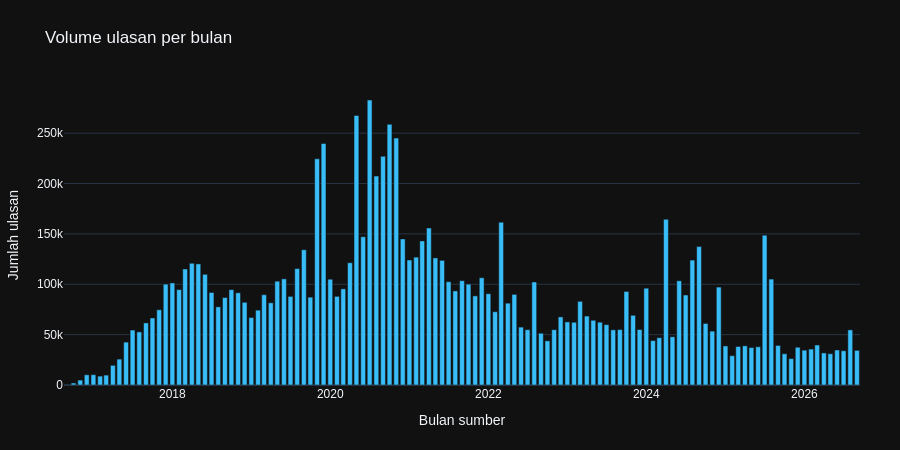
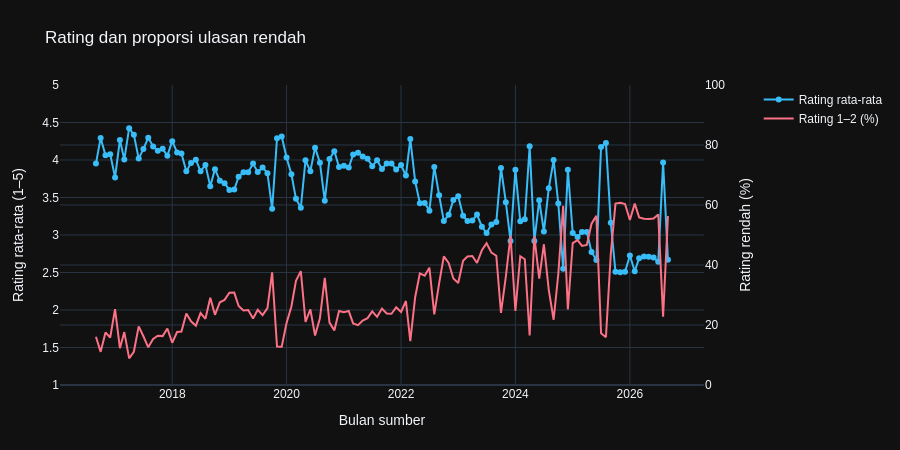
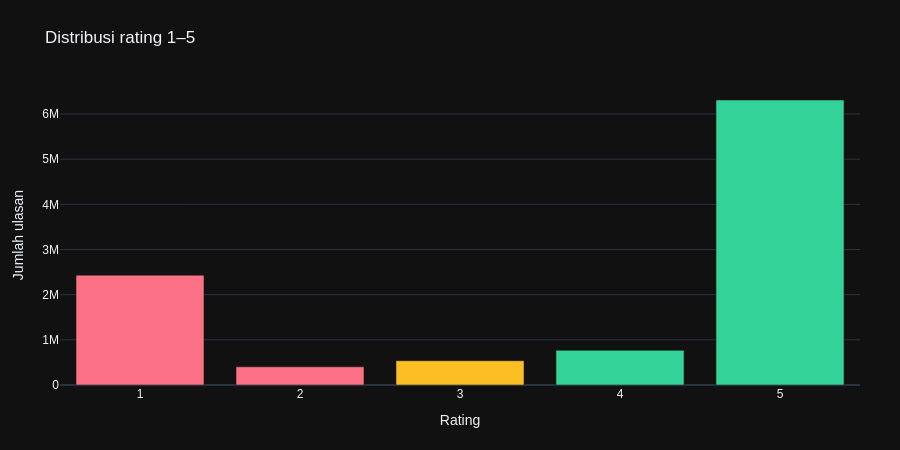
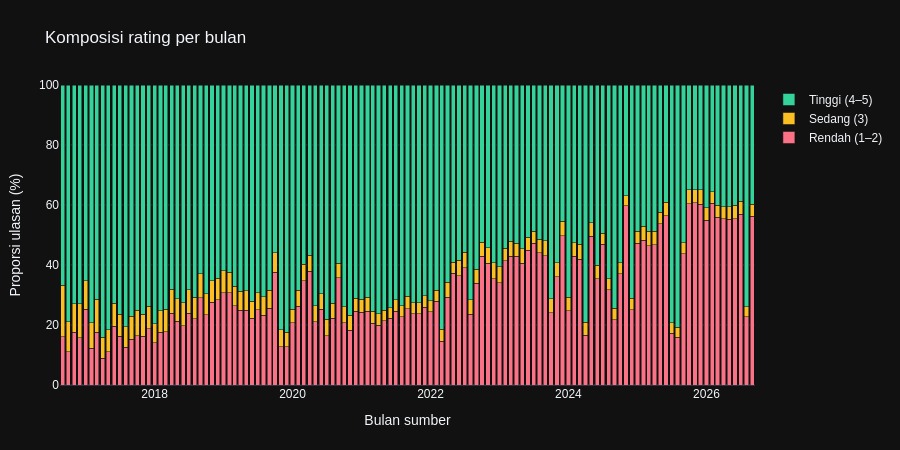

The code cell stored with these charts, in order, in its notebook:
### Markdown cell above
## 3. Visualisasi interaktif
Semua grafik menyediakan hover, zoom, dan ekspor gambar melalui toolbar Plotly. HTML masing-masing menyertakan Plotly agar dapat dibuka offline. Dashboard menggabungkan seluruh grafik dengan satu salinan Plotly.
Setiap grafik memakai agregasi seluruh dataset, bukan subset ulasan. Grafik yang tidak memiliki metadata valid menampilkan keterangan kosong; tidak membuat nilai atau insight palsu.

### Code cell
figures = []
BLUE, RED, GREEN = '#38bdf8', '#fb7185', '#34d399'
def save_fig(fig, name, title, note):
    fig.update_layout(template='plotly_dark', title=title, height=450,
        font=dict(family='Arial'), margin=dict(l=60,r=40,t=85,b=65))
    fig.write_html(FIGURES / f'{name}.html', include_plotlyjs=True, full_html=True,
                   config={'responsive': True, 'displaylogo': False})
    figures.append({'name': name, 'title':title, 'note':note, 'figure':fig})
    if SHOW_INLINE:
        # MIME Plotly menyimpan data grafik saja, tanpa menyalin Plotly.js ke setiap output.
        fig.show(renderer='plotly_mimetype', config={'responsive':True,'displaylogo':False})
    print('Tersimpan:', name)
def empty_figure(message):
    fig = go.Figure()
    fig.add_annotation(text=message, x=0.5,y=0.5,xref='paper',yref='paper',showarrow=False)
    return fig

# 1: volume bulanan
fig=go.Figure(go.Bar(x=monthly['month'].to_list(), y=monthly['n'].to_list(), marker_color=BLUE,
    hovertemplate='Bulan %{x|%Y-%m}<br>Ulasan %{y:,}<extra></extra>'))
fig.update_layout(xaxis_title='Bulan sumber', yaxis_title='Jumlah ulasan')
save_fig(fig,'01_monthly_volume','Volume ulasan per bulan','Bulan pertama/terakhir dapat parsial; bulan kosong memiliki volume nol.')

# 2: rating dan persentase rendah, sumbu berbeda dengan label eksplisit
fig=make_subplots(specs=[[{'secondary_y':True}]])
fig.add_trace(go.Scatter(x=monthly['month'].to_list(),y=monthly['avg_score'].to_list(),
    name='Rating rata-rata',mode='lines+markers',line_color=BLUE,connectgaps=False),secondary_y=False)
fig.add_trace(go.Scatter(x=monthly['month'].to_list(),y=monthly['low_pct'].to_list(),
    name='Rating 1–2 (%)',mode='lines',line_color=RED,connectgaps=False),secondary_y=True)
fig.update_yaxes(title_text='Rating rata-rata (1–5)',range=[1,5],secondary_y=False)
fig.update_yaxes(title_text='Rating rendah (%)',range=[0,100],secondary_y=True)
fig.update_xaxes(title_text='Bulan sumber')
save_fig(fig,'02_monthly_rating','Rating dan proporsi ulasan rendah','Dua sumbu memakai satuan berbeda. Bulan tanpa review tidak memiliki nilai rating.')

# 3: distribusi rating
fig=go.Figure(go.Bar(x=ratings['score'].to_list(),y=ratings['n'].to_list(),customdata=ratings['pct'].to_list(),
 marker_color=[RED,RED,'#fbbf24',GREEN,GREEN],hovertemplate='Rating %{x}<br>Ulasan %{y:,}<br>%{customdata:.2f}%<extra></extra>'))
fig.update_layout(xaxis=dict(title='Rating',tickmode='linear',dtick=1),yaxis_title='Jumlah ulasan')
save_fig(fig,'03_rating_distribution','Distribusi rating 1–5','Denominator persentase adalah seluruh ulasan valid unik.')

# 4: komposisi bulanan
fig=go.Figure()
for category,color in [('Rendah (1–2)',RED),('Sedang (3)','#fbbf24'),('Tinggi (4–5)',GREEN)]:
    counts={str(d['month']):d['n'] for d in monthly_mix.filter(pl.col('category')==category).to_dicts()}
    percentages=[None if n==0 else 100*counts.get(str(m),0)/n for m,n in zip(monthly['month'],monthly['n'])]
    fig.add_trace(go.Bar(x=monthly['month'].to_list(),y=percentages,name=category,marker_color=color,
        hovertemplate='%{x|%Y-%m}<br>%{y:.2f}%<extra>'+category+'</extra>'))
fig.update_layout(barmode='stack',xaxis_title='Bulan sumber',yaxis=dict(title='Proporsi ulasan (%)',range=[0,100]))
save_fig(fig,'04_monthly_mix','Komposisi rating per bulan','Jumlah proporsi per bulan terisi adalah 100%; bulan kosong tidak diimputasi.')

# 5: hari/jam
counts={(d['weekday'],d['hour']):d['n'] for d in weekday_hour.to_dicts()}
fig=go.Figure(go.Heatmap(x=list(range(24)),y=['Senin','Selasa','Rabu','Kamis','Jumat','Sabtu','Minggu'],
 z=[[counts.get((day,hour),0) for hour in range(24)] for day in range(1,8)],colorscale='Blues',
 hovertemplate='%{y}, jam %{x}:00<br>Ulasan %{z:,}<extra></extra>',colorbar_title='Ulasan'))
fig.update_layout(xaxis=dict(title='Jam sumber (zona belum diverifikasi)',dtick=1),yaxis_title='Hari')
save_fig(fig,'05_weekday_hour','Pola ulasan menurut hari dan jam','Jumlah total per slot sepanjang periode; bukan tingkat aktivitas seluruh pemain dan bukan otomatis WIB.')

# 6: versi
if versions.height:
    data=versions.sort('avg_score')
    fig=go.Figure(go.Bar(y=data['version'].to_list(),x=data['avg_score'].to_list(),orientation='h',marker_color=BLUE,
      customdata=list(zip(data['n'].to_list(),data['low_pct'].to_list())),
      hovertemplate='Versi %{y}<br>Rating %{x:.2f}<br>n=%{customdata[0]:,}<br>Rating rendah %{customdata[1]:.2f}%<extra></extra>'))
    fig.update_layout(xaxis=dict(title='Rating rata-rata',range=[0,5]),yaxis=dict(title='Versi saat ulasan',type='category'))
else: fig=empty_figure(f'Tidak ada versi dengan minimal {MIN_VERSION_REVIEWS} ulasan.')
save_fig(fig,'06_version_rating','Rating menurut versi game',f'Maksimal 15 versi terbanyak dengan n≥{MIN_VERSION_REVIEWS}; perbedaan bukan bukti efek patch karena waktu/pengguna dapat berbeda.')

# 7: balasan per score
fig=go.Figure(go.Bar(x=reply_by_score['score'].to_list(),y=reply_by_score['reply_pct'].to_list(),marker_color=GREEN,
 customdata=list(zip(reply_by_score['n'].to_list(),reply_by_score['reply_n'].to_list())),
 hovertemplate='Rating %{x}<br>Balasan %{y:.2f}%<br>Total %{customdata[0]:,}<br>Dibalas %{customdata[1]:,}<extra></extra>'))
fig.update_layout(xaxis=dict(title='Rating',dtick=1),yaxis=dict(title='Balasan tersedia (%)',range=[0,100]))
save_fig(fig,'07_reply_rate','Ketersediaan balasan menurut rating','Denominator adalah jumlah ulasan pada masing-masing rating; snapshot bukan riwayat balasan lengkap.')

# 8: median dan interval kuartil, tanpa mengambil review mentah
if delay.height:
    fig=go.Figure(go.Scatter(x=delay['score'].to_list(),y=delay['median'].to_list(),mode='markers',
        marker=dict(size=10,color=GREEN),
        error_y=dict(type='data',symmetric=False,
            array=[d['q3']-d['median'] for d in delay.to_dicts()],
            arrayminus=[d['median']-d['q1'] for d in delay.to_dicts()]),
        customdata=[[d['n'],d['q1'],d['q3']] for d in delay.to_dicts()],
        hovertemplate='Rating %{x}<br>Median %{y:.2f} jam<br>Q1 %{customdata[1]:.2f}<br>Q3 %{customdata[2]:.2f}<br>n=%{customdata[0]:,}<extra></extra>'))
    fig.update_layout(yaxis_title='Durasi balasan (jam)',xaxis=dict(title='Rating',dtick=1))
else: fig=empty_figure('Tidak ada ulasan dengan balasan dan durasi tanggal valid.')
save_fig(fig,'08_reply_delay','Median dan rentang Q1–Q3 durasi balasan','Titik menunjukkan median dan garis menunjukkan Q1–Q3, bukan confidence interval. Hanya balasan bertanggal valid, tidak termasuk yang belum dibalas.')

# 9: null metadata
fig=go.Figure(go.Bar(x=missing['column'].to_list(),y=missing['null_pct'].to_list(),marker_color='#a78bfa',
 customdata=missing['null_n'].to_list(),hovertemplate='%{x}<br>Null %{y:.2f}%<br>n=%{customdata:,}<extra></extra>'))
fig.update_layout(xaxis_title='Kolom opsional',yaxis=dict(title='Missing (%)',range=[0,100]))
save_fig(fig,'09_metadata_missing','Kelengkapan metadata setelah cleaning','Missing bersifat berbeda: tidak ada balasan pada snapshot tidak sama dengan error input.')
assert len(figures)>=6

### Figure 1 — Plotly figure (JSON) as saved in the notebook; plotly's stock layout.template omitted (floating-point values rounded to 4 significant figures)
{"data": [{"hovertemplate": "Bulan %{x|%Y-%m}<br>Ulasan %{y:,}<extra></extra>", "marker": {"color": "#38bdf8"}, "type": "bar", "x": ["2016-09-01", "2016-10-01", "2016-11-01", "2016-12-01", "2017-01-01", "2017-02-01", "2017-03-01", "2017-04-01", "2017-05-01", "2017-06-01", "2017-07-01", "2017-08-01", "2017-09-01", "2017-10-01", "2017-11-01", "2017-12-01", "2018-01-01", "2018-02-01", "2018-03-01", "2018-04-01", "2018-05-01", "2018-06-01", "2018-07-01", "2018-08-01", "2018-09-01", "2018-10-01", "2018-11-01", "2018-12-01", "2019-01-01", "2019-02-01", "2019-03-01", "2019-04-01", "2019-05-01", "2019-06-01", "2019-07-01", "2019-08-01", "2019-09-01", "2019-10-01", "2019-11-01", "2019-12-01", "2020-01-01", "2020-02-01", "2020-03-01", "2020-04-01", "2020-05-01", "2020-06-01", "2020-07-01", "2020-08-01", "2020-09-01", "2020-10-01", "2020-11-01", "2020-12-01", "2021-01-01", "2021-02-01", "2021-03-01", "2021-04-01", "2021-05-01", "2021-06-01", "2021-07-01", "2021-08-01", "2021-09-01", "2021-10-01", "2021-11-01", "2021-12-01", "2022-01-01", "2022-02-01", "2022-03-01", "2022-04-01", "2022-05-01", "2022-06-01", "2022-07-01", "2022-08-01", "2022-09-01", "2022-10-01", "2022-11-01", "2022-12-01", "2023-01-01", "2023-02-01", "2023-03-01", "2023-04-01", "2023-05-01", "2023-06-01", "2023-07-01", "2023-08-01", "2023-09-01", "2023-10-01", "2023-11-01", "2023-12-01", "2024-01-01", "2024-02-01", "2024-03-01", "2024-04-01", "2024-05-01", "2024-06-01", "2024-07-01", "2024-08-01", "2024-09-01", "2024-10-01", "2024-11-01", "2024-12-01", "2025-01-01", "2025-02-01", "2025-03-01", "2025-04-01", "2025-05-01", "2025-06-01", "2025-07-01", "2025-08-01", "2025-09-01", "2025-10-01", "2025-11-01", "2025-12-01", "2026-01-01", "2026-02-01", "2026-03-01", "2026-04-01", "2026-05-01", "2026-06-01", "2026-07-01", "2026-08-01", "2026-09-01"], "y": [274, 1963, 4864, 10128, 10259, 8830, 9837, 19532, 25702, 42567, 54564, 52712, 61645, 66539, 74685, 100104, 101322, 94702, 115178, 120851, 120218, 109888, 91826, 77597, 86819, 94642, 91537, 82098, 66970, 74293, 89614, 81600, 103035, 105391, 87952, 115596, 134237, 87199, 224544, 239734, 105000, 88008, 95450, 121376, 267568, 147186, 282931, 207371, 227017, 258782, 245113, 145053, 124083, 126929, 143061, 155913, 126158, 123742, 102554, 93406, 103564, 100128, 88476, 106457, 90642, 72727, 161583, 81240, 89951, 57463, 54905, 102272, 51386, 43856, 54881, 67609, 62619, 62257, 83052, 68438, 64259, 62337, 59924, 54765, 55019, 92858, 69191, 55039, 96095, 44088, 46984, 164490, 47869, 103464, 89322, 124006, 137397, 61097, 53468, 97209, 38769, 29102, 38216, 38892, 37180, 37940, 148757, 105151, 39255, 31025, 26195, 37469, 34584, 35673, 39708, 31842, 31061, 34753, 34016, 54728, 34383]}], "layout": {"font": {"family": "Arial"}, "height": 450, "margin": {"b": 65, "l": 60, "r": 40, "t": 85}, "title": {"text": "Volume ulasan per bulan"}, "xaxis": {"title": {"text": "Bulan sumber"}}, "yaxis": {"title": {"text": "Jumlah ulasan"}}}}

### Figure 2 — Plotly figure (JSON) as saved in the notebook; plotly's stock layout.template omitted (floating-point values rounded to 4 significant figures)
{"data": [{"connectgaps": false, "line": {"color": "#38bdf8"}, "mode": "lines+markers", "name": "Rating rata-rata", "type": "scatter", "x": ["2016-09-01", "2016-10-01", "2016-11-01", "2016-12-01", "2017-01-01", "2017-02-01", "2017-03-01", "2017-04-01", "2017-05-01", "2017-06-01", "2017-07-01", "2017-08-01", "2017-09-01", "2017-10-01", "2017-11-01", "2017-12-01", "2018-01-01", "2018-02-01", "2018-03-01", "2018-04-01", "2018-05-01", "2018-06-01", "2018-07-01", "2018-08-01", "2018-09-01", "2018-10-01", "2018-11-01", "2018-12-01", "2019-01-01", "2019-02-01", "2019-03-01", "2019-04-01", "2019-05-01", "2019-06-01", "2019-07-01", "2019-08-01", "2019-09-01", "2019-10-01", "2019-11-01", "2019-12-01", "2020-01-01", "2020-02-01", "2020-03-01", "2020-04-01", "2020-05-01", "2020-06-01", "2020-07-01", "2020-08-01", "2020-09-01", "2020-10-01", "2020-11-01", "2020-12-01", "2021-01-01", "2021-02-01", "2021-03-01", "2021-04-01", "2021-05-01", "2021-06-01", "2021-07-01", "2021-08-01", "2021-09-01", "2021-10-01", "2021-11-01", "2021-12-01", "2022-01-01", "2022-02-01", "2022-03-01", "2022-04-01", "2022-05-01", "2022-06-01", "2022-07-01", "2022-08-01", "2022-09-01", "2022-10-01", "2022-11-01", "2022-12-01", "2023-01-01", "2023-02-01", "2023-03-01", "2023-04-01", "2023-05-01", "2023-06-01", "2023-07-01", "2023-08-01", "2023-09-01", "2023-10-01", "2023-11-01", "2023-12-01", "2024-01-01", "2024-02-01", "2024-03-01", "2024-04-01", "2024-05-01", "2024-06-01", "2024-07-01", "2024-08-01", "2024-09-01", "2024-10-01", "2024-11-01", "2024-12-01", "2025-01-01", "2025-02-01", "2025-03-01", "2025-04-01", "2025-05-01", "2025-06-01", "2025-07-01", "2025-08-01", "2025-09-01", "2025-10-01", "2025-11-01", "2025-12-01", "2026-01-01", "2026-02-01", "2026-03-01", "2026-04-01", "2026-05-01", "2026-06-01", "2026-07-01", "2026-08-01", "2026-09-01"], "xaxis": "x", "y": [3.953, 4.294, 4.062, 4.078, 3.768, 4.268, 4.006, 4.424, 4.338, 4.019, 4.145, 4.298, 4.181, 4.123, 4.149, 4.058, 4.251, 4.1, 4.086, 3.85, 3.959, 4.005, 3.849, 3.934, 3.652, 3.878, 3.722, 3.691, 3.601, 3.607, 3.777, 3.837, 3.838, 3.952, 3.841, 3.901, 3.824, 3.349, 4.289, 4.314, 4.033, 3.809, 3.485, 3.365, 3.996, 3.852, 4.165, 3.963, 3.456, 4.012, 4.118, 3.907, 3.923, 3.9, 4.072, 4.098, 4.047, 4.017, 3.918, 3.996, 3.881, 3.955, 3.954, 3.873, 3.933, 3.792, 4.279, 3.714, 3.424, 3.426, 3.325, 3.908, 3.531, 3.185, 3.269, 3.466, 3.516, 3.257, 3.186, 3.193, 3.273, 3.112, 3.026, 3.138, 3.173, 3.895, 3.438, 2.919, 3.869, 3.182, 3.209, 4.182, 2.92, 3.463, 3.046, 3.623, 3.999, 3.42, 2.548, 3.869, 3.025, 2.972, 3.041, 3.039, 2.774, 2.666, 4.174, 4.226, 3.163, 2.509, 2.502, 2.51, 2.727, 2.517, 2.691, 2.713, 2.711, 2.699, 2.643, 3.967, 2.671], "yaxis": "y"}, {"connectgaps": false, "line": {"color": "#fb7185"}, "mode": "lines", "name": "Rating 1–2 (%)", "type": "scatter", "x": ["2016-09-01", "2016-10-01", "2016-11-01", "2016-12-01", "2017-01-01", "2017-02-01", "2017-03-01", "2017-04-01", "2017-05-01", "2017-06-01", "2017-07-01", "2017-08-01", "2017-09-01", "2017-10-01", "2017-11-01", "2017-12-01", "2018-01-01", "2018-02-01", "2018-03-01", "2018-04-01", "2018-05-01", "2018-06-01", "2018-07-01", "2018-08-01", "2018-09-01", "2018-10-01", "2018-11-01", "2018-12-01", "2019-01-01", "2019-02-01", "2019-03-01", "2019-04-01", "2019-05-01", "2019-06-01", "2019-07-01", "2019-08-01", "2019-09-01", "2019-10-01", "2019-11-01", "2019-12-01", "2020-01-01", "2020-02-01", "2020-03-01", "2020-04-01", "2020-05-01", "2020-06-01", "2020-07-01", "2020-08-01", "2020-09-01", "2020-10-01", "2020-11-01", "2020-12-01", "2021-01-01", "2021-02-01", "2021-03-01", "2021-04-01", "2021-05-01", "2021-06-01", "2021-07-01", "2021-08-01", "2021-09-01", "2021-10-01", "2021-11-01", "2021-12-01", "2022-01-01", "2022-02-01", "2022-03-01", "2022-04-01", "2022-05-01", "2022-06-01", "2022-07-01", "2022-08-01", "2022-09-01", "2022-10-01", "2022-11-01", "2022-12-01", "2023-01-01", "2023-02-01", "2023-03-01", "2023-04-01", "2023-05-01", "2023-06-01", "2023-07-01", "2023-08-01", "2023-09-01", "2023-10-01", "2023-11-01", "2023-12-01", "2024-01-01", "2024-02-01", "2024-03-01", "2024-04-01", "2024-05-01", "2024-06-01", "2024-07-01", "2024-08-01", "2024-09-01", "2024-10-01", "2024-11-01", "2024-12-01", "2025-01-01", "2025-02-01", "2025-03-01", "2025-04-01", "2025-05-01", "2025-06-01", "2025-07-01", "2025-08-01", "2025-09-01", "2025-10-01", "2025-11-01", "2025-12-01", "2026-01-01", "2026-02-01", "2026-03-01", "2026-04-01", "2026-05-01", "2026-06-01", "2026-07-01", "2026-08-01", "2026-09-01"], "xaxis": "x", "y": [16.06, 11.05, 17.54, 15.83, 25.3, 12.25, 17.65, 8.883, 11.07, 19.56, 16.26, 12.56, 15.32, 16.45, 16.3, 18.82, 14.07, 17.65, 17.82, 23.84, 21.21, 19.77, 23.99, 22.06, 29.09, 23.38, 27.58, 28.37, 30.73, 30.79, 26.34, 24.84, 24.97, 22.2, 25.07, 23.31, 25.64, 37.56, 12.82, 12.79, 20.67, 26.17, 34.72, 37.96, 21.04, 25.19, 16.48, 22.2, 35.74, 20.79, 18.2, 24.65, 24.22, 24.65, 20.52, 19.94, 21.47, 22.27, 24.54, 22.72, 25.47, 23.81, 23.76, 25.91, 24.34, 28.0, 14.63, 29.26, 37.19, 36.47, 39.11, 23.55, 33.85, 42.89, 40.66, 35.5, 34.01, 41.39, 42.84, 42.99, 40.67, 44.9, 47.28, 44.14, 43.09, 24.05, 36.14, 49.76, 24.71, 42.94, 41.9, 16.5, 49.64, 35.48, 46.92, 31.71, 21.76, 37.04, 59.7, 25.15, 47.31, 48.31, 46.36, 46.68, 53.76, 56.37, 17.23, 15.9, 43.7, 60.46, 60.74, 60.31, 54.99, 60.51, 55.88, 55.39, 55.33, 55.47, 56.86, 22.73, 56.33], "yaxis": "y2"}], "layout": {"font": {"family": "Arial"}, "height": 450, "margin": {"b": 65, "l": 60, "r": 40, "t": 85}, "title": {"text": "Rating dan proporsi ulasan rendah"}, "xaxis": {"anchor": "y", "domain": [0, 0.94], "title": {"text": "Bulan sumber"}}, "yaxis": {"anchor": "x", "domain": [0, 1], "range": [1, 5], "title": {"text": "Rating rata-rata (1–5)"}}, "yaxis2": {"anchor": "x", "overlaying": "y", "range": [0, 100], "side": "right", "title": {"text": "Rating rendah (%)"}}}}

### Figure 3 — Plotly figure (JSON) as saved in the notebook; plotly's stock layout.template omitted (floating-point values rounded to 4 significant figures)
{"data": [{"customdata": [23.27, 3.846, 5.148, 7.345, 60.39], "hovertemplate": "Rating %{x}<br>Ulasan %{y:,}<br>%{customdata:.2f}%<extra></extra>", "marker": {"color": ["#fb7185", "#fb7185", "#fbbf24", "#34d399", "#34d399"]}, "type": "bar", "x": [1, 2, 3, 4, 5], "y": [2431636, 401911, 537955, 767444, 6309889]}], "layout": {"font": {"family": "Arial"}, "height": 450, "margin": {"b": 65, "l": 60, "r": 40, "t": 85}, "title": {"text": "Distribusi rating 1–5"}, "xaxis": {"dtick": 1, "tickmode": "linear", "title": {"text": "Rating"}}, "yaxis": {"title": {"text": "Jumlah ulasan"}}}}

### Figure 4 — Plotly figure (JSON) as saved in the notebook; plotly's stock layout.template omitted (floating-point values rounded to 4 significant figures)
{"data": [{"hovertemplate": "%{x|%Y-%m}<br>%{y:.2f}%<extra>Rendah (1–2)</extra>", "marker": {"color": "#fb7185"}, "name": "Rendah (1–2)", "type": "bar", "x": ["2016-09-01", "2016-10-01", "2016-11-01", "2016-12-01", "2017-01-01", "2017-02-01", "2017-03-01", "2017-04-01", "2017-05-01", "2017-06-01", "2017-07-01", "2017-08-01", "2017-09-01", "2017-10-01", "2017-11-01", "2017-12-01", "2018-01-01", "2018-02-01", "2018-03-01", "2018-04-01", "2018-05-01", "2018-06-01", "2018-07-01", "2018-08-01", "2018-09-01", "2018-10-01", "2018-11-01", "2018-12-01", "2019-01-01", "2019-02-01", "2019-03-01", "2019-04-01", "2019-05-01", "2019-06-01", "2019-07-01", "2019-08-01", "2019-09-01", "2019-10-01", "2019-11-01", "2019-12-01", "2020-01-01", "2020-02-01", "2020-03-01", "2020-04-01", "2020-05-01", "2020-06-01", "2020-07-01", "2020-08-01", "2020-09-01", "2020-10-01", "2020-11-01", "2020-12-01", "2021-01-01", "2021-02-01", "2021-03-01", "2021-04-01", "2021-05-01", "2021-06-01", "2021-07-01", "2021-08-01", "2021-09-01", "2021-10-01", "2021-11-01", "2021-12-01", "2022-01-01", "2022-02-01", "2022-03-01", "2022-04-01", "2022-05-01", "2022-06-01", "2022-07-01", "2022-08-01", "2022-09-01", "2022-10-01", "2022-11-01", "2022-12-01", "2023-01-01", "2023-02-01", "2023-03-01", "2023-04-01", "2023-05-01", "2023-06-01", "2023-07-01", "2023-08-01", "2023-09-01", "2023-10-01", "2023-11-01", "2023-12-01", "2024-01-01", "2024-02-01", "2024-03-01", "2024-04-01", "2024-05-01", "2024-06-01", "2024-07-01", "2024-08-01", "2024-09-01", "2024-10-01", "2024-11-01", "2024-12-01", "2025-01-01", "2025-02-01", "2025-03-01", "2025-04-01", "2025-05-01", "2025-06-01", "2025-07-01", "2025-08-01", "2025-09-01", "2025-10-01", "2025-11-01", "2025-12-01", "2026-01-01", "2026-02-01", "2026-03-01", "2026-04-01", "2026-05-01", "2026-06-01", "2026-07-01", "2026-08-01", "2026-09-01"], "y": [16.06, 11.05, 17.54, 15.83, 25.3, 12.25, 17.65, 8.883, 11.07, 19.56, 16.26, 12.56, 15.32, 16.45, 16.3, 18.82, 14.07, 17.65, 17.82, 23.84, 21.21, 19.77, 23.99, 22.06, 29.09, 23.38, 27.58, 28.37, 30.73, 30.79, 26.34, 24.84, 24.97, 22.2, 25.07, 23.31, 25.64, 37.56, 12.82, 12.79, 20.67, 26.17, 34.72, 37.96, 21.04, 25.19, 16.48, 22.2, 35.74, 20.79, 18.2, 24.65, 24.22, 24.65, 20.52, 19.94, 21.47, 22.27, 24.54, 22.72, 25.47, 23.81, 23.76, 25.91, 24.34, 28.0, 14.63, 29.26, 37.19, 36.47, 39.11, 23.55, 33.85, 42.89, 40.66, 35.5, 34.01, 41.39, 42.84, 42.99, 40.67, 44.9, 47.28, 44.14, 43.09, 24.05, 36.14, 49.76, 24.71, 42.94, 41.9, 16.5, 49.64, 35.48, 46.92, 31.71, 21.76, 37.04, 59.7, 25.15, 47.31, 48.31, 46.36, 46.68, 53.76, 56.37, 17.23, 15.9, 43.7, 60.46, 60.74, 60.31, 54.99, 60.51, 55.88, 55.39, 55.33, 55.47, 56.86, 22.73, 56.33]}, {"hovertemplate": "%{x|%Y-%m}<br>%{y:.2f}%<extra>Sedang (3)</extra>", "marker": {"color": "#fbbf24"}, "name": "Sedang (3)", "type": "bar", "x": ["2016-09-01", "2016-10-01", "2016-11-01", "2016-12-01", "2017-01-01", "2017-02-01", "2017-03-01", "2017-04-01", "2017-05-01", "2017-06-01", "2017-07-01", "2017-08-01", "2017-09-01", "2017-10-01", "2017-11-01", "2017-12-01", "2018-01-01", "2018-02-01", "2018-03-01", "2018-04-01", "2018-05-01", "2018-06-01", "2018-07-01", "2018-08-01", "2018-09-01", "2018-10-01", "2018-11-01", "2018-12-01", "2019-01-01", "2019-02-01", "2019-03-01", "2019-04-01", "2019-05-01", "2019-06-01", "2019-07-01", "2019-08-01", "2019-09-01", "2019-10-01", "2019-11-01", "2019-12-01", "2020-01-01", "2020-02-01", "2020-03-01", "2020-04-01", "2020-05-01", "2020-06-01", "2020-07-01", "2020-08-01", "2020-09-01", "2020-10-01", "2020-11-01", "2020-12-01", "2021-01-01", "2021-02-01", "2021-03-01", "2021-04-01", "2021-05-01", "2021-06-01", "2021-07-01", "2021-08-01", "2021-09-01", "2021-10-01", "2021-11-01", "2021-12-01", "2022-01-01", "2022-02-01", "2022-03-01", "2022-04-01", "2022-05-01", "2022-06-01", "2022-07-01", "2022-08-01", "2022-09-01", "2022-10-01", "2022-11-01", "2022-12-01", "2023-01-01", "2023-02-01", "2023-03-01", "2023-04-01", "2023-05-01", "2023-06-01", "2023-07-01", "2023-08-01", "2023-09-01", "2023-10-01", "2023-11-01", "2023-12-01", "2024-01-01", "2024-02-01", "2024-03-01", "2024-04-01", "2024-05-01", "2024-06-01", "2024-07-01", "2024-08-01", "2024-09-01", "2024-10-01", "2024-11-01", "2024-12-01", "2025-01-01", "2025-02-01", "2025-03-01", "2025-04-01", "2025-05-01", "2025-06-01", "2025-07-01", "2025-08-01", "2025-09-01", "2025-10-01", "2025-11-01", "2025-12-01", "2026-01-01", "2026-02-01", "2026-03-01", "2026-04-01", "2026-05-01", "2026-06-01", "2026-07-01", "2026-08-01", "2026-09-01"], "y": [17.15, 9.985, 9.539, 11.24, 9.397, 8.46, 10.95, 7.04, 7.416, 7.626, 7.371, 6.938, 7.686, 8.472, 7.261, 7.442, 6.268, 7.035, 7.378, 8.026, 7.515, 7.645, 7.725, 7.192, 7.981, 7.054, 7.125, 7.139, 7.297, 6.857, 6.662, 6.453, 6.38, 5.734, 5.689, 6.103, 5.896, 6.525, 5.618, 4.835, 4.647, 5.389, 5.489, 5.26, 5.426, 5.236, 5.443, 5.086, 4.786, 5.216, 4.975, 4.244, 4.348, 4.558, 4.044, 3.8, 3.505, 3.432, 3.921, 3.618, 4.158, 3.59, 3.723, 3.798, 3.688, 3.548, 3.889, 4.937, 3.702, 5.2, 5.216, 4.846, 4.69, 4.722, 5.16, 5.236, 5.363, 4.245, 4.993, 4.253, 4.774, 4.352, 4.045, 4.401, 5.047, 4.661, 4.569, 4.791, 4.474, 4.5, 5.019, 4.412, 4.448, 4.4, 3.669, 3.688, 3.869, 3.742, 3.372, 3.784, 3.869, 4.577, 4.83, 4.505, 3.884, 4.52, 3.48, 3.392, 3.673, 4.645, 4.352, 4.716, 4.115, 3.863, 4.047, 3.976, 4.06, 4.385, 4.386, 3.293, 3.941]}, {"hovertemplate": "%{x|%Y-%m}<br>%{y:.2f}%<extra>Tinggi (4–5)</extra>", "marker": {"color": "#34d399"}, "name": "Tinggi (4–5)", "type": "bar", "x": ["2016-09-01", "2016-10-01", "2016-11-01", "2016-12-01", "2017-01-01", "2017-02-01", "2017-03-01", "2017-04-01", "2017-05-01", "2017-06-01", "2017-07-01", "2017-08-01", "2017-09-01", "2017-10-01", "2017-11-01", "2017-12-01", "2018-01-01", "2018-02-01", "2018-03-01", "2018-04-01", "2018-05-01", "2018-06-01", "2018-07-01", "2018-08-01", "2018-09-01", "2018-10-01", "2018-11-01", "2018-12-01", "2019-01-01", "2019-02-01", "2019-03-01", "2019-04-01", "2019-05-01", "2019-06-01", "2019-07-01", "2019-08-01", "2019-09-01", "2019-10-01", "2019-11-01", "2019-12-01", "2020-01-01", "2020-02-01", "2020-03-01", "2020-04-01", "2020-05-01", "2020-06-01", "2020-07-01", "2020-08-01", "2020-09-01", "2020-10-01", "2020-11-01", "2020-12-01", "2021-01-01", "2021-02-01", "2021-03-01", "2021-04-01", "2021-05-01", "2021-06-01", "2021-07-01", "2021-08-01", "2021-09-01", "2021-10-01", "2021-11-01", "2021-12-01", "2022-01-01", "2022-02-01", "2022-03-01", "2022-04-01", "2022-05-01", "2022-06-01", "2022-07-01", "2022-08-01", "2022-09-01", "2022-10-01", "2022-11-01", "2022-12-01", "2023-01-01", "2023-02-01", "2023-03-01", "2023-04-01", "2023-05-01", "2023-06-01", "2023-07-01", "2023-08-01", "2023-09-01", "2023-10-01", "2023-11-01", "2023-12-01", "2024-01-01", "2024-02-01", "2024-03-01", "2024-04-01", "2024-05-01", "2024-06-01", "2024-07-01", "2024-08-01", "2024-09-01", "2024-10-01", "2024-11-01", "2024-12-01", "2025-01-01", "2025-02-01", "2025-03-01", "2025-04-01", "2025-05-01", "2025-06-01", "2025-07-01", "2025-08-01", "2025-09-01", "2025-10-01", "2025-11-01", "2025-12-01", "2026-01-01", "2026-02-01", "2026-03-01", "2026-04-01", "2026-05-01", "2026-06-01", "2026-07-01", "2026-08-01", "2026-09-01"], "y": [66.79, 78.96, 72.92, 72.94, 65.3, 79.29, 71.4, 84.08, 81.52, 72.82, 76.37, 80.5, 77.0, 75.08, 76.44, 73.74, 79.66, 75.31, 74.8, 68.13, 71.27, 72.58, 68.29, 70.75, 62.93, 69.56, 65.29, 64.49, 61.97, 62.35, 67.0, 68.7, 68.65, 72.06, 69.24, 70.59, 68.46, 55.91, 81.56, 82.38, 74.68, 68.44, 59.79, 56.78, 73.53, 69.58, 78.07, 72.71, 59.47, 73.99, 76.83, 71.11, 71.43, 70.8, 75.44, 76.26, 75.03, 74.29, 71.54, 73.66, 70.37, 72.6, 72.52, 70.29, 71.98, 68.46, 81.48, 65.8, 59.11, 58.33, 55.67, 71.6, 61.46, 52.39, 54.18, 59.27, 60.63, 54.36, 52.16, 52.76, 54.56, 50.74, 48.68, 51.46, 51.87, 71.29, 59.3, 45.45, 70.81, 52.56, 53.08, 79.09, 45.91, 60.12, 49.41, 64.6, 74.38, 59.22, 36.93, 71.06, 48.82, 47.12, 48.81, 48.81, 42.36, 39.11, 79.29, 80.71, 52.63, 34.89, 34.91, 34.98, 40.89, 35.63, 40.08, 40.63, 40.61, 40.14, 38.75, 73.98, 39.73]}], "layout": {"barmode": "stack", "font": {"family": "Arial"}, "height": 450, "margin": {"b": 65, "l": 60, "r": 40, "t": 85}, "title": {"text": "Komposisi rating per bulan"}, "xaxis": {"title": {"text": "Bulan sumber"}}, "yaxis": {"range": [0, 100], "title": {"text": "Proporsi ulasan (%)"}}}}
